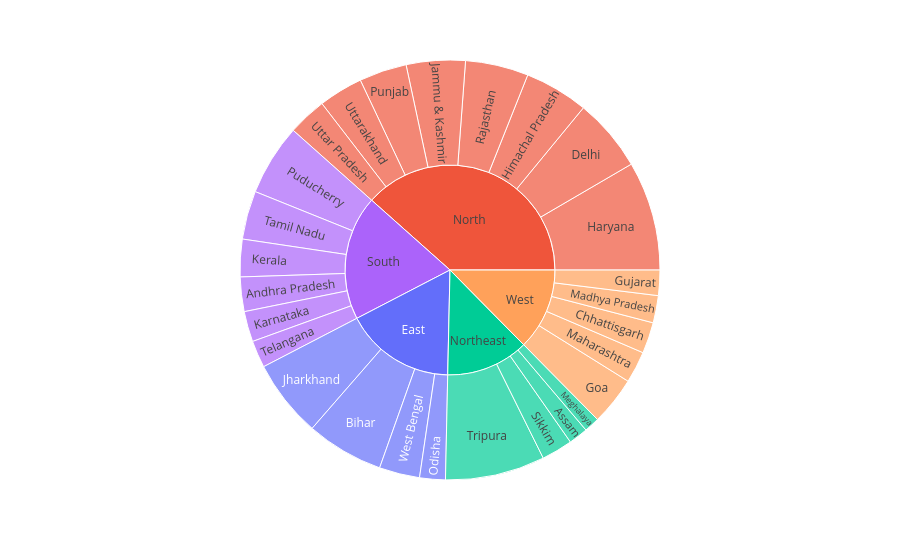

This figure's notebook cell:
### Markdown cell above
- Tell the highest unemployment rate in Zone and State.
- Now we will make a Sunburst plot of the unemployment rate in India.

### Code cell
import plotly.express as px

fig = px.sunburst(
    df_ur,
    path=['Zone', 'State'],
    values='Unemployment_Rate',
    color='Zone'
)
fig.show()

### Figure 1 — Plotly figure (JSON) as saved in the notebook; plotly's stock layout.template omitted (floating-point values rounded to 4 significant figures)
{"data": [{"branchvalues": "total", "customdata": [["East"], ["East"], ["East"], ["East"], ["East"], ["North"], ["North"], ["North"], ["North"], ["North"], ["North"], ["North"], ["North"], ["North"], ["Northeast"], ["Northeast"], ["Northeast"], ["Northeast"], ["Northeast"], ["South"], ["South"], ["South"], ["South"], ["South"], ["South"], ["South"], ["West"], ["West"], ["West"], ["West"], ["West"], ["West"]], "domain": {"x": [0, 1], "y": [0, 1]}, "hovertemplate": "labels=%{label}<br>Unemployment_Rate=%{value}<br>parent=%{parent}<br>id=%{id}<br>Zone=%{customdata[0]}<extra></extra>", "ids": ["East/Odisha", "East", "East/Bihar", "East/West Bengal", "East/Jharkhand", "North/Rajasthan", "North/Uttar Pradesh", "North/Jammu & Kashmir", "North", "North/Haryana", "North/Uttarakhand", "North/Delhi", "North/Punjab", "North/Himachal Pradesh", "Northeast/Tripura", "Northeast/Sikkim", "Northeast", "Northeast/Meghalaya", "Northeast/Assam", "South/Tamil Nadu", "South/Telangana", "South/Kerala", "South/Karnataka", "South", "South/Puducherry", "South/Andhra Pradesh", "West", "West/Maharashtra", "West/Madhya Pradesh", "West/Gujarat", "West/Goa", "West/Chhattisgarh"], "labels": ["Odisha", "East", "Bihar", "West Bengal", "Jharkhand", "Rajasthan", "Uttar Pradesh", "Jammu & Kashmir", "North", "Haryana", "Uttarakhand", "Delhi", "Punjab", "Himachal Pradesh", "Tripura", "Sikkim", "Northeast", "Meghalaya", "Assam", "Tamil Nadu", "Telangana", "Kerala", "Karnataka", "South", "Puducherry", "Andhra Pradesh", "West", "Maharashtra", "Madhya Pradesh", "Gujarat", "Goa", "Chhattisgarh"], "marker": {"colors": ["#636efa", "#636efa", "#636efa", "#636efa", "#636efa", "#EF553B", "#EF553B", "#EF553B", "#EF553B", "#EF553B", "#EF553B", "#EF553B", "#EF553B", "#EF553B", "#00cc96", "#00cc96", "#00cc96", "#00cc96", "#00cc96", "#ab63fa", "#ab63fa", "#ab63fa", "#ab63fa", "#ab63fa", "#ab63fa", "#ab63fa", "#FFA15A", "#FFA15A", "#FFA15A", "#FFA15A", "#FFA15A", "#FFA15A"]}, "name": "", "parents": ["East", "", "East", "East", "East", "North", "North", "North", "", "North", "North", "North", "North", "North", "Northeast", "Northeast", "", "Northeast", "Northeast", "South", "South", "South", "South", "", "South", "South", "", "West", "West", "West", "West", "West"], "type": "sunburst", "values": [64.62, 556.6, 194.7, 101.9, 195.4, 158.7, 97.37, 148.3, 1255.0, 274.8, 111.6, 184.1, 119.8, 160.7, 250.6, 78.34, 416.1, 38.66, 48.56, 121.9, 68.33, 94.34, 76.68, 627.3, 179.4, 86.64, 411.9, 79.79, 68.54, 63.76, 121.7, 78.19]}], "layout": {"legend": {"tracegroupgap": 0}, "margin": {"t": 60}}}
